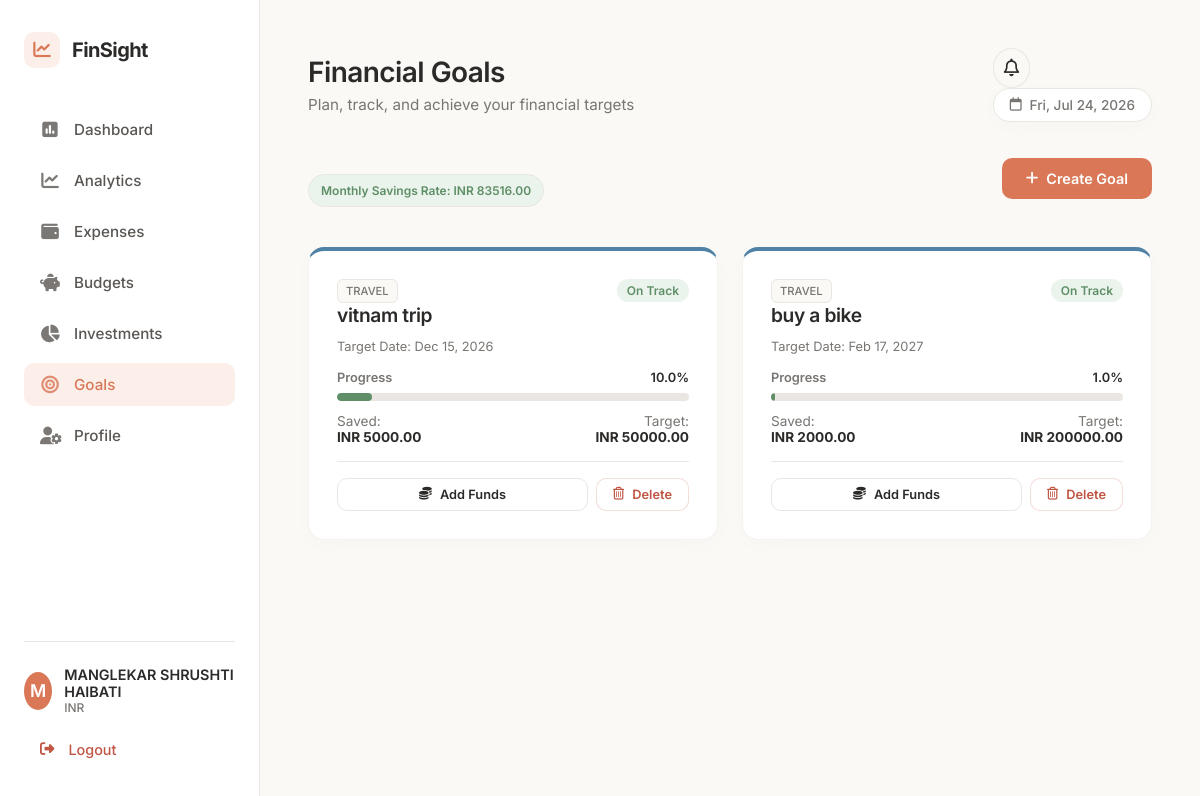
The page /goals (signed in) on the database its author committed.
### models.py (models this page shows, shortened)
class User(db.Model):
    __tablename__ = 'users'
    id = db.Column(db.Integer, primary_key=True)
    name = db.Column(db.String(100), nullable=False)
    email = db.Column(db.String(120), unique=True, nullable=False, index=True)
    password_hash = db.Column(db.String(255), nullable=False)
    monthly_income = db.Column(db.Float, default=0.0, nullable=False)
    currency = db.Column(db.String(10), default='INR', nullable=False)
    created_at = db.Column(db.DateTime, default=datetime.utcnow, nullable=False)
    categories = db.relationship('Category', backref='user', lazy=True, cascade="all, delete-orphan")
    transactions = db.relationship('Transaction', backref='user', lazy=True, cascade="all, delete-orphan")
    budgets = db.relationship('Budget', backref='user', lazy=True, cascade="all, delete-orphan")
    investments = db.relationship('Investment', backref='user', lazy=True, cascade="all, delete-orphan")
    goals = db.relationship('Goal', backref='user', lazy=True, cascade="all, delete-orphan")
    cibil_scores = db.relationship('CibilScore', backref='user', lazy=True, cascade="all, delete-orphan")

class Goal(db.Model):
    __tablename__ = 'goals'
    id = db.Column(db.Integer, primary_key=True)
    user_id = db.Column(db.Integer, db.ForeignKey('users.id', ondelete='CASCADE'), nullable=False)
    goal_name = db.Column(db.String(150), nullable=False)
    goal_type = db.Column(db.String(50), nullable=False) # Home/Retirement/Travel/Education/Other
    target_amount = db.Column(db.Float, nullable=False)
    current_amount = db.Column(db.Float, nullable=False, default=0.0)
    target_date = db.Column(db.Date, nullable=False)
    status = db.Column(db.String(50), nullable=False, default='On Track') # On Track/At Risk/Completed
    created_at = db.Column(db.DateTime, default=datetime.utcnow, nullable=False)
    transactions = db.relationship('GoalTransaction', backref='goal', lazy=True, cascade="all, delete-orphan")

### app.py (the view, shortened to what this page needs)
@app.route('/goals', methods=['GET', 'POST'])
@login_required
def goals():
    user_goals = Goal.query.filter_by(user_id=g.user.id).order_by(Goal.target_date.asc()).all()
    today = datetime.date.today()
    start_date = datetime.date(today.year, today.month, 1)
    last_day = calendar.monthrange(today.year, today.month)[1]
    end_date = datetime.date(today.year, today.month, last_day)
    monthly_expenses = db.session.query(db.func.sum(Transaction.amount)).filter(
        Transaction.user_id == g.user.id,
        Transaction.type == 'Expense',
        Transaction.transaction_date >= start_date,
        Transaction.transaction_date <= end_date
    ).scalar() or 0.0
    monthly_savings_rate = max(0.0, g.user.monthly_income - monthly_expenses)
    for goal in user_goals:
        if goal.current_amount >= goal.target_amount:
            goal.status = 'Completed'
            continue
        days_remaining = (goal.target_date - today).days
        months_remaining = days_remaining / 30.44
        needed_savings = goal.target_amount - goal.current_amount
        needed_per_month = needed_savings / max(1.0, months_remaining)
        if monthly_savings_rate >= needed_per_month:
            goal.status = 'On Track'
        else:
            goal.status = 'At Risk'
    db.session.commit()
    today_str = today.strftime('%Y-%m-%d')
    return render_template(
        'goals.html',
        goals=user_goals,
        monthly_savings_rate=monthly_savings_rate,
        today_str=today_str
    )

### app.py (called while the page is built)
def login_required(f):
    @wraps(f)
    def decorated_function(*args, **kwargs):
        if 'user_id' not in session:
            flash('Please login to access this page.', 'warning')
            return redirect(url_for('login', next=request.url))
        return f(*args, **kwargs)
    return decorated_function

@app.before_request
def load_logged_in_user():
    user_id = session.get('user_id')
    if user_id is None:
        g.user = None
    else:
        g.user = User.query.get(user_id)

@app.context_processor
def inject_notifications():
    if 'user_id' in session and g.user:
        notifs = Notification.query.filter_by(user_id=g.user.id).order_by(Notification.created_at.desc()).limit(8).all()
        unread_count = Notification.query.filter_by(user_id=g.user.id, is_read=False).count()
        return dict(recent_notifications=notifs, unread_notifications_count=unread_count)
    return dict(recent_notifications=[], unread_notifications_count=0)

### templates/goals.html (shortened to what this page needs)
{% extends 'base.html' %}
{% block header_title %}Financial Goals{% endblock %}
{% block header_subtitle %}Plan, track, and achieve your financial targets{% endblock %}
{% block content %}
<div class="goals-container animate-fade-in-up">
    <div class="action-bar">
        <div style="flex-grow: 1;">
            <span class="paymode-badge" style="background-color: var(--success-light); color: var(--success); font-weight:600; padding:8px 12px; border-radius: 20px;">
                Monthly Savings Rate: {{ g.user.currency }} {{ "%.2f"|format(monthly_savings_rate) }}
            </span>
        </div>
        <button onclick="toggleAddForm()" class="btn btn-primary">
            <i class="fa-solid fa-plus"></i> Create Goal
        </button>
    </div>
    <div style="display: grid; grid-template-columns: repeat(auto-fill, minmax(320px, 1fr)); gap: 24px; margin-top: 24px;">
        {% if goals %}
            {% for goal in goals %}
            {% set pct = (goal.current_amount / goal.target_amount) * 100 %}
            <div class="card" style="display: flex; flex-direction: column; justify-content: space-between; border-top: 4px solid {% if goal.status == 'Completed' %}var(--success){% elif goal.status == 'On Track' %}#5082A6{% else %}var(--danger){% endif %};">
                <div>
                    <div style="display: flex; justify-content: space-between; align-items: start; margin-bottom: 12px;">
                        <div>
                            <span class="paymode-badge" style="font-size: 0.7rem; text-transform: uppercase;">{{ goal.goal_type }}</span>
                            <h3 style="margin-top: 4px; font-size: 1.2rem;">{{ goal.goal_name }}</h3>
                        </div>
                        <span class="category-badge {% if goal.status == 'Completed' %}income{% elif goal.status == 'On Track' %}income{% else %}expense{% endif %}" style="font-size: 0.75rem;">
                            {{ goal.status }}
                        </span>
                    </div>
                    <p style="font-size: 0.8rem; color: var(--text-secondary); margin-bottom: 16px;">
                        Target Date: {{ goal.target_date.strftime('%b %d, %Y') }}
                    </p>
                    <div class="progress-wrapper" style="margin-top: 8px; margin-bottom: 12px;">
                        <div class="progress-bar-label">
                            <span>Progress</span>
                            <span class="pct-value">{{ "%.1f"|format(pct) }}%</span>
                        </div>
                        <div class="progress-container">
                            <div class="progress-bar {% if goal.status == 'Completed' %}success{% elif goal.status == 'On Track' %}success{% else %}danger{% endif %}"
                                 data-width="{{ pct }}" style="width: 0%"></div>
                        </div>
                    </div>
                    <div style="display: flex; justify-content: space-between; margin-bottom: 16px; font-size: 0.85rem;">
                        <div>
                            <span style="color: var(--text-secondary);">Saved:</span><br>
                            <strong>{{ g.user.currency }} {{ "%.2f"|format(goal.current_amount) }}</strong>
                        </div>
                        <div class="text-right">
                            <span style="color: var(--text-secondary);">Target:</span><br>
                            <strong>{{ g.user.currency }} {{ "%.2f"|format(goal.target_amount) }}</strong>
                        </div>
                    </div>
                </div>
                <div style="border-top: 1px solid var(--border-color); padding-top: 16px; display: flex; gap: 8px;">
                    {% if goal.status != 'Completed' %}
                    <button onclick="openAddFundsModal({{ goal.id }}, '{{ goal.goal_name | escape }}')" class="btn btn-secondary btn-block" style="padding: 8px 16px; font-size: 0.8rem;">
                        <i class="fa-solid fa-coins"></i> Add Funds
                    </button>
                    {% endif %}
                    <form method="POST" action="{{ url_for('delete_goal', goal_id=goal.id) }}" style="display:inline; {% if goal.status == 'Completed' %}width: 100%;{% endif %}" onsubmit="return confirm('Are you sure you want to delete this financial goal?')">
                        <button type="submit" class="btn btn-secondary btn-block" style="padding: 8px 16px; font-size: 0.8rem; color: var(--danger); border-color: rgba(192, 86, 67, 0.2);">
                            <i class="fa-regular fa-trash-can"></i> Delete
                        </button>
                    </form>
                </div>
            </div>
            {% endfor %}
        {% endif %}
    </div>
</div>
{% endblock %}

### templates/base.html (shortened to what this page needs)
<!DOCTYPE html>
<html lang="en">
<head>
    <link rel="stylesheet" href="https://cdnjs.cloudflare.com/ajax/libs/font-awesome/6.4.0/css/all.min.css">
    <link rel="stylesheet" href="{{ url_for('static', filename='css/style.css') }}">
</head>
<body>
    <div class="app-container {% if not g.user %}auth-layout{% endif %}">
        {% if g.user %}
        <aside class="sidebar">
            <div class="sidebar-header">
                <div class="logo">
                    <span class="logo-icon"><i class="fa-solid fa-chart-line"></i></span>
                    <span class="logo-text">FinSight</span>
                </div>
            </div>
            <nav class="sidebar-nav">
                <a href="{{ url_for('dashboard') }}" class="nav-item {% if request.path == '/dashboard' %}active{% endif %}">
                    <i class="fa-solid fa-square-poll-vertical"></i>
                    <span>Dashboard</span>
                </a>
                <a href="{{ url_for('analytics') }}" class="nav-item {% if request.path == '/analytics' %}active{% endif %}">
                    <i class="fa-solid fa-chart-line"></i>
                    <span>Analytics</span>
                </a>
                <a href="{{ url_for('expenses') }}" class="nav-item {% if request.path == '/expenses' %}active{% endif %}">
                    <i class="fa-solid fa-wallet"></i>
                    <span>Expenses</span>
                </a>
                <a href="{{ url_for('budgets') }}" class="nav-item {% if request.path.startswith('/budgets') %}active{% endif %}">
                    <i class="fa-solid fa-piggy-bank"></i>
                    <span>Budgets</span>
                </a>
                <a href="{{ url_for('investments') }}" class="nav-item {% if request.path.startswith('/investments') %}active{% endif %}">
                    <i class="fa-solid fa-chart-pie"></i>
                    <span>Investments</span>
                </a>
                <a href="{{ url_for('goals') }}" class="nav-item {% if request.path.startswith('/goals') %}active{% endif %}">
                    <i class="fa-solid fa-bullseye"></i>
                    <span>Goals</span>
                </a>
                <a href="{{ url_for('profile') }}" class="nav-item {% if request.path == '/profile' %}active{% endif %}">
                    <i class="fa-solid fa-user-gear"></i>
                    <span>Profile</span>
                </a>
            </nav>
            <div class="sidebar-footer">
                <div class="user-pill">
                    <div class="user-avatar">
                        {{ g.user.name[0] | upper if g.user.name else 'U' }}
                    </div>
                    <div class="user-info">
                        <span class="user-name">{{ g.user.name }}</span>
                        <span class="user-currency">{{ g.user.currency }}</span>
                    </div>
                </div>
                <a href="{{ url_for('logout') }}" class="logout-btn">
                    <i class="fa-solid fa-right-from-bracket"></i>
                    <span>Logout</span>
                </a>
            </div>
        </aside>
        {% endif %}
        <main class="main-content">
            {% if g.user %}
            <header class="main-header">
                <div class="header-title">
                    <h1>{% block header_title %}Dashboard{% endblock %}</h1>
                    <p class="header-subtitle">{% block header_subtitle %}Welcome back, {{ g.user.name }}{% endblock %}</p>
                </div>
                <div class="header-actions">
                    <div class="notification-container">
                        <button class="notification-bell-btn" id="notifBellBtn" aria-label="Notifications">
                            <i class="fa-regular fa-bell"></i>
                        </button>
                    </div>
                    <span class="date-badge"><i class="fa-regular fa-calendar"></i> <span id="currentDate"></span></span>
                </div>
            </header>
            {% endif %}
            <div class="content-body">
                {% block content %}{% endblock %}
            </div>
        </main>
    </div>
</body>
</html>

### rows shown on the page
User: user "M", user.name "MANGLEKAR SHRUSHTI HAIBATI", user.currency "INR"
Goal: goal_type "TRAVEL", goal_name "vitnam trip", status "On Track", target_date "Dec 15, 2026", pct "10.0", current_amount "5000.00", target_amount "50000.00"
Goal: goal_type "TRAVEL", goal_name "buy a bike", status "On Track", target_date "Feb 17, 2027", pct "1.0", current_amount "2000.00", target_amount "200000.00"

### other values the page prints
{{ "%.2f"|format(monthly_savings_rate) }} "83516.00"
